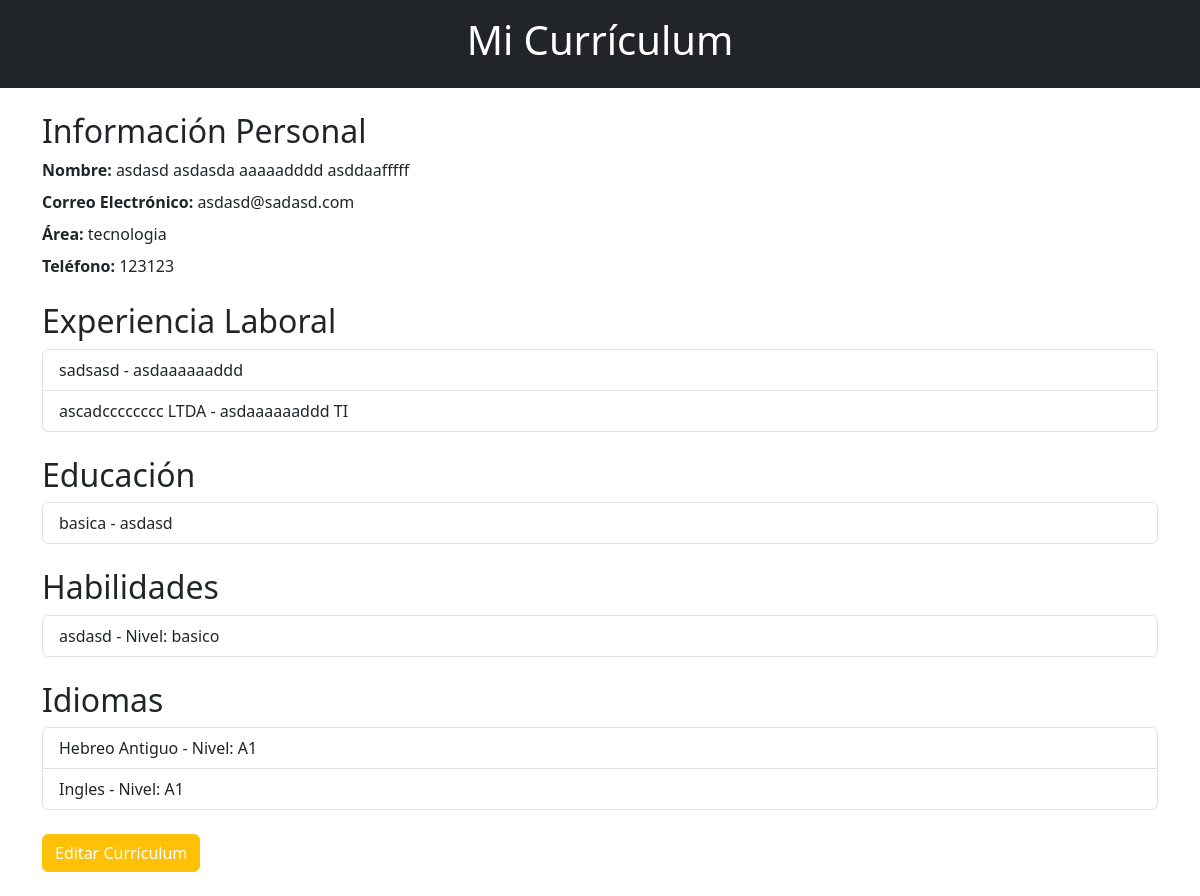
The app's page /App_curriculums/Home/cvdm (signed in), older data.
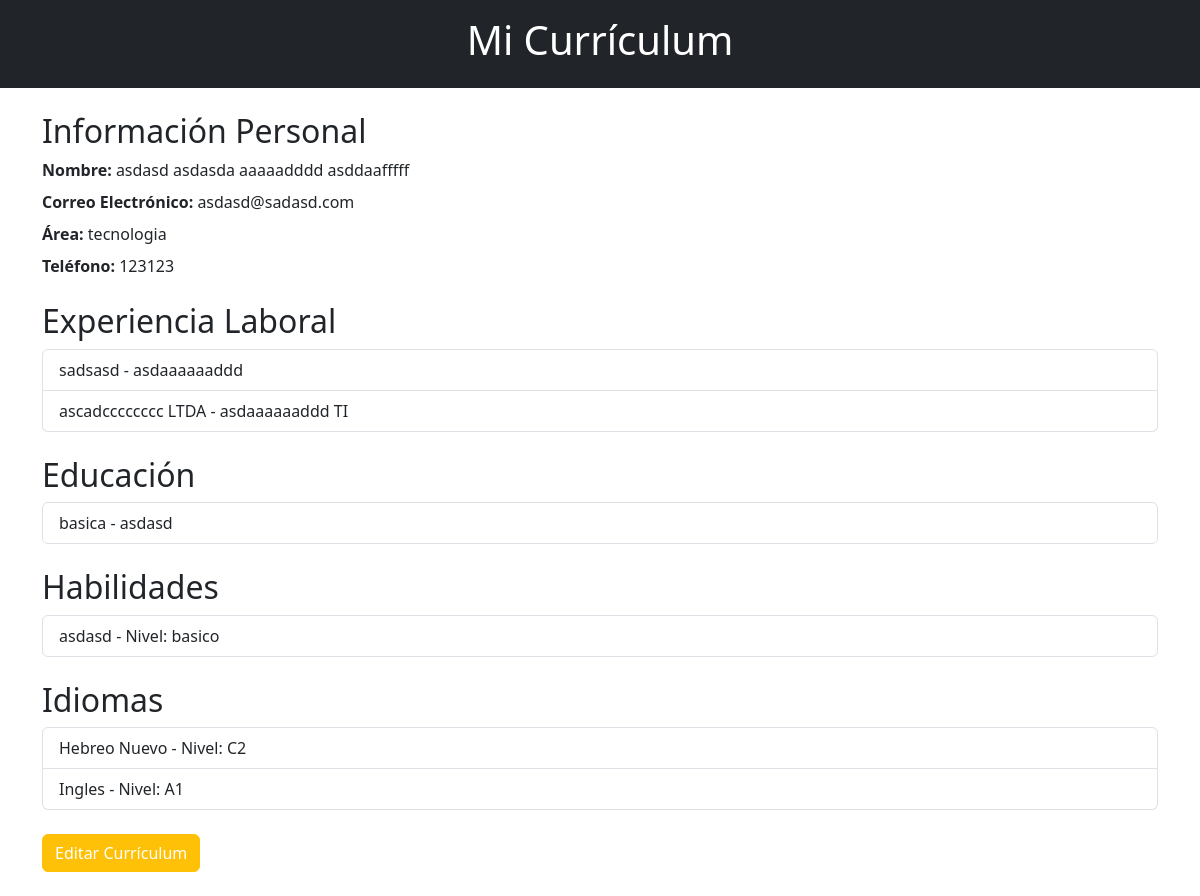
The same page, newer data.
### App_curriculums/models.py (models this page shows)
class Curriculums(models.Model):
    id = models.AutoField(primary_key=True, null=False,unique=True)
    nombre_completo = models.CharField(max_length=162, null=True, blank= True)
    email = models.EmailField(max_length=254, null=False, blank=False, unique=True)
    nombre_usu = models.ForeignKey(Usuarios, on_delete=models.CASCADE, to_field='nombre_usu')
    telefono = models.IntegerField(null=True,blank=True,unique=True)
    area = models.CharField(max_length=254,blank=True,null=False,default='Area no especificada')
    puntaje = models.IntegerField(null=True, blank=True)

class Experiencias(models.Model):
    id = models.AutoField(primary_key= True, null=False, unique=True)
    nombre_usu = models.ForeignKey(Usuarios, on_delete=models.CASCADE, to_field='nombre_usu')
    empresa = models.CharField(max_length=254,null=False,blank=True)
    puesto = models.CharField(max_length=254,null=False,blank=True)
    desde = models.DateTimeField(null=False,blank=False)
    hasta = models.DateTimeField(null=False,blank=False)
    area = models.CharField(max_length=254,blank=True,null=False,default='Area no especificada')
    archivo_experiencia = models.CharField(max_length=2,null=False,blank=False)
    puntos = models.IntegerField(null=False,blank=False,default=10)

class Educaciones(models.Model):
    id = models.AutoField(primary_key=True, null=False, unique=True)
    nombre_usu = models.ForeignKey(Usuarios, on_delete=models.CASCADE, to_field='nombre_usu')
    nivel_educacion = models.CharField(max_length=54,blank=False,null=False)
    nombre_instituto = models.CharField(max_length=254,blank=True,null=False)
    curso = models.CharField(max_length=254,blank=True,null=False)
    curso_termino = models.CharField(max_length=254,blank=True,null=False)
    desde = models.DateTimeField(null=False,blank=False)
    hasta = models.DateTimeField(null=False,blank=False)
    area = models.CharField(max_length=254,blank=True,null=False,default='Area no especificada')
    archivo_educacion = models.CharField(max_length=2,null=True,blank=True)
    puntos = models.IntegerField(null=False,blank=False,default=10)

class Habilidades(models.Model):
    id = models.AutoField(primary_key=True, null=False, unique=True)
    nombre_usu = models.ForeignKey(Usuarios, on_delete=models.CASCADE, to_field='nombre_usu')
    habilidad = models.CharField(max_length=254,null=False,blank=True)
    nivel = models.CharField(max_length=14,null=False,blank=False,default='No seleccionado')
    area = models.CharField(max_length=254,blank=True,null=False,default='Area no especificada')
    archivo_habilidad = models.CharField(max_length=2,null=True,blank=True)
    puntos = models.IntegerField(null=False,blank=False,default=10)

class Idiomas(models.Model):
    id = models.AutoField(primary_key=True, null=False, unique=True)
    nombre_usu = models.ForeignKey(Usuarios, on_delete=models.CASCADE, to_field='nombre_usu')
    idioma = models.CharField(max_length=254,blank=True,null=False)
    nivel_idioma = models.CharField(max_length=54,blank=False,null=False,default='No seleccionado')
    area = models.CharField(max_length=254,blank=True,null=False,default='Area no especificada')
    archivo_idioma = models.CharField(max_length=2,null=True,blank=True)
    puntos = models.IntegerField(null=False,blank=False,default=10)

### App_curriculums/views.py (the view)
# urls.py: path('/Home/cvdm',views.Info_curriculum,name='Info_curriculum'),
def Info_curriculum(request):
    try:
        nombre_usu = request.session.get('nombre_usu')
        usuario = Curriculums.objects.get(nombre_usu=nombre_usu)
        experiencias_laborales = Experiencias.objects.filter(nombre_usu=nombre_usu)
        educacion = Educaciones.objects.filter(nombre_usu=nombre_usu)
        habilidades = Habilidades.objects.filter(nombre_usu=nombre_usu)
        idiomas = Idiomas.objects.filter(nombre_usu=nombre_usu)
        curriculum = Curriculums.objects.get(nombre_usu=nombre_usu)
        curr_area = curriculum.area
        return render(request, 'html/info_cvp.html', {
            'usuario': usuario,
            'experiencias_laborales': experiencias_laborales,
            'educacion': educacion,
            'habilidades': habilidades,
            'idiomas': idiomas,
            'area': curr_area
        })
    except Curriculums.DoesNotExist:
        return render(request, 'html/info_cvp.html', {'crear_curriculum': True})

### App_curriculums/templates/html/info_cvp.html (shortened to what this page needs)
{% load static %}
<!DOCTYPE html>
<html lang="es">
<head>
    <link rel="stylesheet" type="text/css" href="{% static 'App_curriculums/css/info_cvp.css' %}">
    <link rel="stylesheet" href="https://cdn.jsdelivr.net/npm/bootstrap@5.3.0/dist/css/bootstrap.min.css">
</head>
<body>
    <header class="bg-dark text-white text-center py-3">
        <h1>Mi Currículum</h1>
    </header>
    {% if usuario %}
    <section id="resume" class="container my-4">
        <h2>Información Personal</h2>
        <p class="mb-2"><strong>Nombre:</strong> {{ usuario.nombre_completo }}</p>
        <p class="mb-2"><strong>Correo Electrónico:</strong> {{ usuario.email }}</p>
        <p class="mb-2"><strong>Área:</strong> {{ usuario.area }}</p>
        <p class="mb-4"><strong>Teléfono:</strong> {{ usuario.telefono }}</p>
        <h2>Experiencia Laboral</h2>
        <ul class="list-group mb-4">
            {% for experiencia in experiencias_laborales %}
                <li class="list-group-item">{{ experiencia.empresa }} - {{ experiencia.puesto }}</li>
            {% endfor %}
        </ul>
        <h2>Educación</h2>
        <ul class="list-group mb-4">
            {% for edu in educacion %}
                <li class="list-group-item">{{ edu.nivel_educacion }} - {{ edu.nombre_instituto }}</li>
            {% endfor %}
        </ul>
        <h2>Habilidades</h2>
        <ul class="list-group mb-4">
            {% for habilidad in habilidades %}
                <li class="list-group-item">{{ habilidad.habilidad }} - Nivel: {{ habilidad.nivel }}</li>
            {% endfor %}
        </ul>
        <h2>Idiomas</h2>
        <ul class="list-group mb-4">
            {% if idiomas %}
            {% for idioma in idiomas %}
                <li class="list-group-item">{{ idioma.idioma }} - Nivel: {{ idioma.nivel_idioma }}</li>
            {% endfor %}
            {% else %}
                <p>Sin datos disponibles</p>
            {% endif %}
        </ul>
        <button class="btn btn-warning">
            <a href="{% url 'Registro_curriculum' %}" class="text-white">Editar Currículum</a>
        </button>
    </section>
    {% endif %}
</body>
</html>

### static/App_curriculums/css/info_cvp.css (style rules this page uses)
body { font-family: Arial, sans-serif; margin: 20px; }
header { background-color: #333; color: white; text-align: center; padding: 10px; }
#resume, #create-resume { margin-top: 20px; }
h2 { color: #333; }
button { background-color: #4CAF50; color: white; padding: 10px 20px; text-align: center; text-decoration: none; display: inline-block; font-size: 16px; cursor: pointer; }
button a { color: white; text-decoration: none; }

Row changes from the older to the newer data that the page shows:
changed Idiomas: idioma "Hebreo Antiguo" → "Hebreo Nuevo"; nivel_idioma "A1" → "C2"
